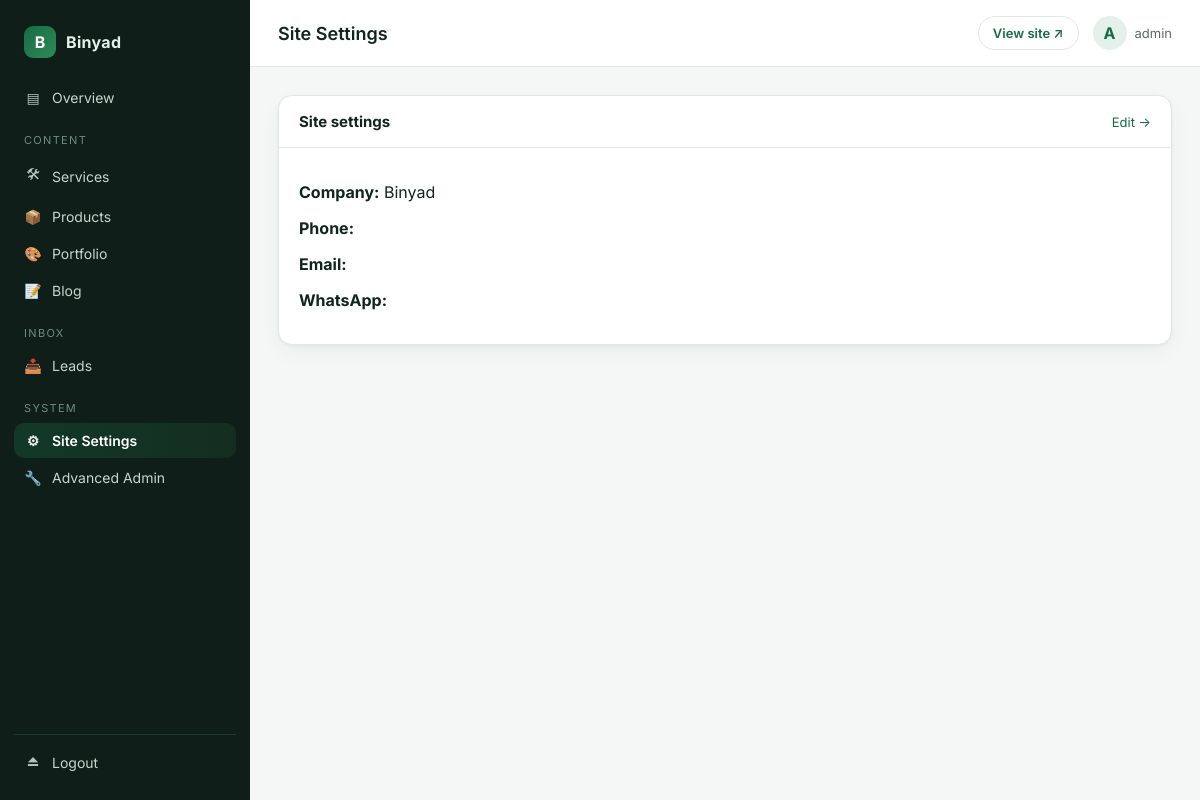
The page /control/settings/ (signed in) on the database as committed earlier.
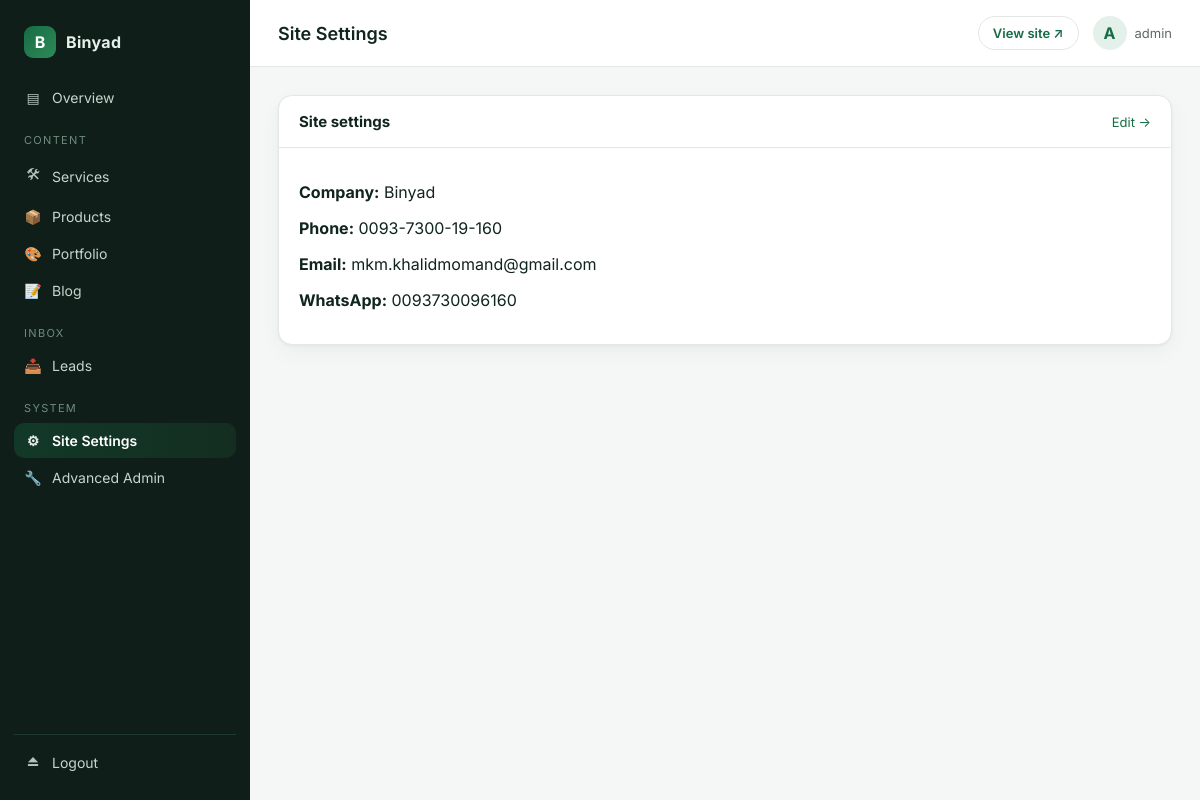
The same page on the database as committed later.
### apps/core/models.py (models this page shows, shortened)
class SiteSettings(models.Model):
    company_name = models.CharField(max_length=120, default="Binyad")
    name_fa = models.CharField(max_length=120, default="بنیاد")
    name_ps = models.CharField(max_length=120, default="بنیاد")
    name_en = models.CharField(max_length=120, default="Binyad")
    tagline_fa = models.CharField(max_length=255, default="راه‌حل‌های مدیریت، اداری و تکنالوژی")
    tagline_ps = models.CharField(max_length=255, blank=True)
    tagline_en = models.CharField(max_length=255, default="Business, Management & IT Solutions")
    logo = models.ImageField(upload_to="brand/", blank=True, validators=[FileExtensionValidator(["png","jpg","jpeg","svg","webp"])])
    favicon = models.ImageField(upload_to="brand/", blank=True)
    phone = models.CharField(max_length=40, blank=True)
    whatsapp = models.CharField(max_length=40, blank=True, help_text="International format without +, e.g. 93700000000")
    email = models.EmailField(blank=True)
    address_fa = models.CharField(max_length=255, blank=True)
    address_ps = models.CharField(max_length=255, blank=True)
    address_en = models.CharField(max_length=255, blank=True)
    facebook = models.URLField(blank=True)
    instagram = models.URLField(blank=True)
    linkedin = models.URLField(blank=True)
    telegram = models.URLField(blank=True)
    opening_hours_fa = models.CharField(max_length=255, blank=True)
    opening_hours_ps = models.CharField(max_length=255, blank=True)
    opening_hours_en = models.CharField(max_length=255, blank=True)
    google_maps_url = models.URLField(blank=True)
    footer_text_fa = models.TextField(blank=True)
    footer_text_ps = models.TextField(blank=True)
    footer_text_en = models.TextField(blank=True)
    class Meta:
        verbose_name = _("Site Settings")
        verbose_name_plural = _("Site Settings")
    @classmethod
    def load(cls):
        obj, _ = cls.objects.get_or_create(pk=1)
        return obj

### apps/dashboard/views.py (the view)
# urls.py: path("settings/", views.SettingsView.as_view(), name="settings"),
class SettingsView(StaffRequiredMixin, TemplateView):
    template_name = "dashboard/settings.html"
    def get_context_data(self, **kwargs):
        ctx = super().get_context_data(**kwargs)
        ctx["site"] = SiteSettings.objects.first()
        return ctx

### apps/core/context_processors.py (called while the page is built)
def site_settings(request):
    try:
        return {
            "site": SiteSettings.load(),
            "nav_items": NavItem.objects.filter(active=True),
            "social_links": SocialLink.objects.filter(active=True),
        }
    except Exception:
        return {"site": None, "nav_items": [], "social_links": []}

### apps/dashboard/context_processors.py (called while the page is built)
def dashboard_context(request):
    if not request.path.startswith("/control/"):
        return {}
    from apps.core.models import SiteSettings
    try:
        site = SiteSettings.objects.first()
    except Exception:
        site = None
    return {
        "site_settings": site,
        "dashboard_brand": "Binyad Control Panel",
    }

### apps/dashboard/mixins.py (called while the page is built)
    def test_func(self):
        u = self.request.user
        return u.is_authenticated and u.is_staff and u.is_active

### templates/dashboard/settings.html
{% extends "dashboard/base.html" %}
{% block page_title %}Site Settings{% endblock %}
{% block content %}
<section class="panel">
    <header class="panel-head">
        <h2>Site settings</h2>
        <a class="panel-action" href="/binyad-admin/core/sitesettings/" target="_blank">Edit →</a>
    </header>
    <div class="panel-body">
        {% if site %}
        <p><strong>Company:</strong> {{ site.company_name }}</p>
        <p><strong>Phone:</strong> {{ site.phone }}</p>
        <p><strong>Email:</strong> {{ site.email }}</p>
        <p><strong>WhatsApp:</strong> {{ site.whatsapp }}</p>
        {% else %}
        <p style="color:#5B6B63;">No SiteSettings row yet. <a href="/binyad-admin/core/sitesettings/add/">Create one →</a></p>
        {% endif %}
    </div>
</section>
{% endblock %}

### templates/dashboard/base.html (shortened to what this page needs)
{% load static i18n %}
<!DOCTYPE html>
<html lang="en">
<head>
    <link rel="stylesheet" href="{% static 'css/dashboard.css' %}">
</head>
<body class="dash-body">
<div class="dash-shell">
    <aside class="dash-sidebar" id="dashSidebar">
        <div class="dash-brand">
            <span class="brand-mark">B</span>
            <span class="brand-text">Binyad</span>
        </div>
        <nav class="dash-nav">
            <a class="dash-link {% if request.resolver_match.url_name == 'index' %}is-active{% endif %}"
               href="{% url 'dashboard:index' %}">
                <span class="nav-ico">▤</span> Overview
            </a>
            <div class="nav-group">Content</div>
            <a class="dash-link {% if 'content/services' in request.path %}is-active{% endif %}"
               href="{% url 'dashboard:content_list' 'services' %}">
                <span class="nav-ico">🛠</span> Services
            </a>
            <a class="dash-link {% if 'content/products' in request.path %}is-active{% endif %}"
               href="{% url 'dashboard:content_list' 'products' %}">
                <span class="nav-ico">📦</span> Products
            </a>
            <a class="dash-link {% if 'content/portfolio' in request.path %}is-active{% endif %}"
               href="{% url 'dashboard:content_list' 'portfolio' %}">
                <span class="nav-ico">🎨</span> Portfolio
            </a>
            <a class="dash-link {% if 'content/blog' in request.path %}is-active{% endif %}"
               href="{% url 'dashboard:content_list' 'blog' %}">
                <span class="nav-ico">📝</span> Blog
            </a>
            <div class="nav-group">Inbox</div>
            <a class="dash-link {% if '/leads/' in request.path %}is-active{% endif %}"
               href="{% url 'dashboard:leads' %}">
                <span class="nav-ico">📥</span> Leads
            </a>
            <div class="nav-group">System</div>
            <a class="dash-link {% if '/settings/' in request.path %}is-active{% endif %}"
               href="{% url 'dashboard:settings' %}">
                <span class="nav-ico">⚙</span> Site Settings
            </a>
            <a class="dash-link" href="/binyad-admin/" target="_blank">
                <span class="nav-ico">🔧</span> Advanced Admin
            </a>
        </nav>
        <div class="dash-sidebar-footer">
            <a class="dash-link" href="{% url 'dashboard:logout' %}">
                <span class="nav-ico">⏏</span> Logout
            </a>
        </div>
    </aside>
    <div class="dash-main">
        <header class="dash-topbar">
            <h1 class="dash-page-title">{% block page_title %}Dashboard{% endblock %}</h1>
            <div class="dash-topbar-right">
                <a class="dash-btn dash-btn-ghost" href="/" target="_blank">View site ↗</a>
                <div class="dash-user">
                    <span class="dash-avatar">{{ request.user.username|slice:":1"|upper }}</span>
                    <span class="dash-user-name">{{ request.user.get_full_name|default:request.user.username }}</span>
                </div>
            </div>
        </header>
        <main class="dash-content">
            {% block content %}{% endblock %}
        </main>
    </div>
</div>
</body>
</html>

### static/css/dashboard.css (style rules this page uses)
:root { --bg: #0F1E18; --bg-elev: #142A22; --bg-panel: #FFFFFF; --border: #E3E8E5; --border-dark: #1E3A2E; --text: #10251C; --text-mute: #5B6B63; --text-inv: #E6F0EA; --brand: #176B45; --brand-2: #2E8B57; --brand-soft: #E4F1EA; --danger: #B23A3A; --radius: 14px; --radius-sm: 10px; --shadow: 0 1px 3px rgba(16,37,28,.06), 0 8px 24px rgba(16,37,28,.04); --shadow-lg: 0 20px 50px rgba(0,0,0,.18); }
* { box-sizing: border-box; }
html, body { margin: 0; padding: 0; }
body.dash-body { font-family: "Inter", system-ui, -apple-system, Segoe UI, Roboto, sans-serif; background: #F4F7F5; color: var(--text); min-height: 100vh; }
.dash-shell { display: flex; min-height: 100vh; }
.dash-sidebar { width: 250px; background: var(--bg); color: var(--text-inv); display: flex; flex-direction: column; padding: 20px 14px; position: sticky; top: 0; height: 100vh; transition: transform .2s ease; }
.dash-brand { display: flex; align-items: center; gap: 10px; padding: 6px 10px 22px; }
.brand-mark { width: 32px; height: 32px; border-radius: 9px; background: linear-gradient(135deg, var(--brand), var(--brand-2)); display: grid; place-items: center; font-weight: 700; color: #fff; }
.brand-text { font-weight: 700; letter-spacing: .02em; }
.dash-nav { display: flex; flex-direction: column; gap: 2px; flex: 1; }
.nav-group { font-size: 11px; text-transform: uppercase; letter-spacing: .12em; color: #6F8B7E; padding: 16px 10px 6px; }
.dash-link { display: flex; align-items: center; gap: 10px; padding: 9px 10px; border-radius: var(--radius-sm); color: #C6D6CD; text-decoration: none; font-size: 14px; transition: background .15s ease, color .15s ease; }
.dash-link.is-active { background: linear-gradient(90deg, rgba(23,107,69,.35), rgba(46,139,87,.15)); color: #fff; font-weight: 600; }
.nav-ico { width: 18px; text-align: center; opacity: .9; }
.dash-sidebar-footer { padding-top: 10px; border-top: 1px solid var(--border-dark); }
.dash-main { flex: 1; display: flex; flex-direction: column; min-width: 0; }
.dash-topbar { background: #fff; border-bottom: 1px solid var(--border); padding: 16px 28px; display: flex; align-items: center; gap: 16px; position: sticky; top: 0; z-index: 10; }
.dash-page-title { font-size: 18px; font-weight: 600; margin: 0; flex: 1; }
.dash-topbar-right { display: flex; align-items: center; gap: 14px; }
.dash-user { display: flex; align-items: center; gap: 8px; }
.dash-avatar { width: 34px; height: 34px; border-radius: 50%; background: var(--brand-soft); color: var(--brand); display: grid; place-items: center; font-weight: 700; }
.dash-user-name { font-size: 13px; color: var(--text-mute); }
.dash-btn { display: inline-flex; align-items: center; gap: 6px; padding: 8px 14px; border-radius: 999px; font-size: 13px; font-weight: 600; text-decoration: none; }
.dash-btn-ghost { color: var(--brand); border: 1px solid var(--border); background: #fff; }
.dash-content { padding: 28px; max-width: 1280px; width: 100%; }
.panel { background: #fff; border: 1px solid var(--border); border-radius: var(--radius); box-shadow: var(--shadow); overflow: hidden; }
.panel-head { display: flex; align-items: center; justify-content: space-between; padding: 16px 20px; border-bottom: 1px solid var(--border); }
.panel-head h2 { margin: 0; font-size: 15px; }
.panel-action { font-size: 13px; color: var(--brand); text-decoration: none; }
.panel-body { padding: 18px 20px; }

Rows that differ between the two databases and show on the page:
changed SiteSettings "Binyad": phone (not shown) → "0093-7300-19-160"; email (not shown) → "mkm.khalidmomand@gmail.com"; whatsapp (not shown) → "0093730096160"
